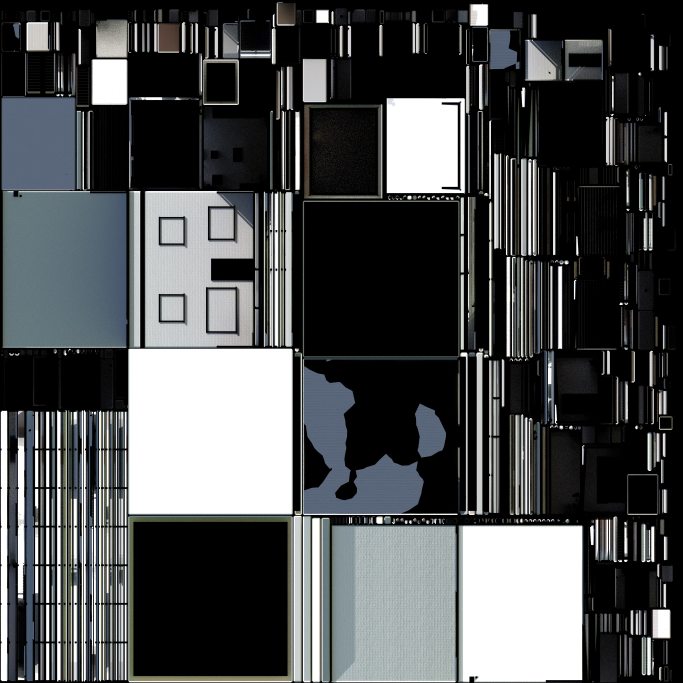
#> input picture assets/models/lightmap.jpg, 2048 x 2048 px (shown at 1/3 size)
$ python -i prepare_ue.py   (imports and definitions only)
#> lines starting #> are read from the running program, lines starting #| are printed output that depends on the picture
"""Stage one site for the Unreal rebuild (local, light): spec + export + library -> one upload bundle with scene.json.
    ~/splat/bin/python tools/unreal/prepare_ue.py tools/unreal/sites/front-garden.json out/unreal-ue/front-garden \
        [--lib ~/Desktop/garden-scans/asset-library] [--aligned ~/Desktop/garden-scans/front-garden/sfm2/aligned.json]

- materials: tint = client colour target / library mean albedo (linear; foliage means taken inside the alpha mask), texel scale
  from the real unit size (brick course 75 mm, paving course 160 mm, roof gauge 100 mm) by finding the course period in the
  scanned map itself (autocorrelation), so N whole courses repeat per tile;
- cameras: the client's solved photo poses (aligned.json) in Unreal space, upright (phone stills are stored sideways in the
  solve), filmback at the photo's own aspect, focal from the solved fx (CORRECTIONS-LOG 147: one matched camera first);
- sun: the filmed direction; axis convention Blender (x, y, z) m -> Unreal (100x, -100y, 100z) cm, checked in Unreal against
  the imported meshes' bounds before any render;
- bundle: <out>/bundle/ (FBX, textures, plant variants, scene.json) and <out>/bundle.tar for cloud_ue.py put."""
import json, math, os, shutil, sys, tarfile
import numpy as np
from PIL import Image

ROOT = os.path.dirname(os.path.dirname(os.path.dirname(os.path.abspath(__file__))))


def arg(n, d=None): return sys.argv[sys.argv.index(n) + 1] if n in sys.argv else d
def s2l(c): c = np.asarray(c, float) / 255; return np.where(c <= 0.04045, c / 12.92, ((c + 0.055) / 1.055) ** 2.4)


def lin_mean(img_path, alpha_path=None):
#> called with img_path = '../../assets/models/lightmap.jpg'
    a = np.asarray(Image.open(img_path).convert("RGB").resize((512, 512)), np.float32) / 255
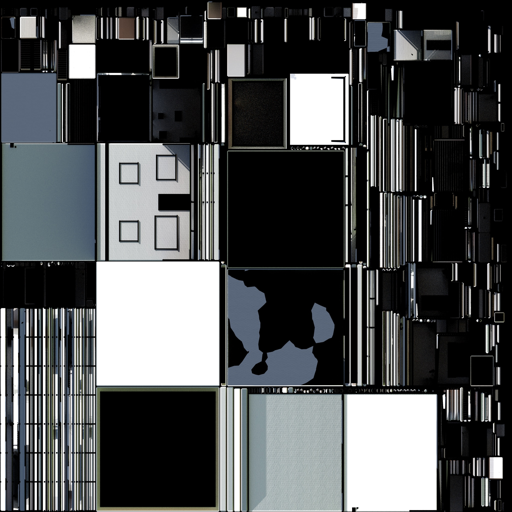
#> a: shape (512, 512, 3) float32; mean R, G, B 0.304, 0.313, 0.317
    lin = np.where(a <= 0.04045, a / 12.92, ((a + 0.055) / 1.055) ** 2.4).reshape(-1, 3)
    if alpha_path:
        m = np.asarray(Image.open(alpha_path).convert("L").resize((512, 512)), np.float32).ravel() / 255
        return (lin * m[:, None]).sum(0) / max(m.sum(), 1)
    return lin.mean(0)


# [154 lines left out: functions course_count, find_map, camera, main, not called in this run]


# [2 lines not run here, left out]

>>> result = lin_mean('../../assets/models/lightmap.jpg')
#> result = [0.214, 0.222, 0.225]
